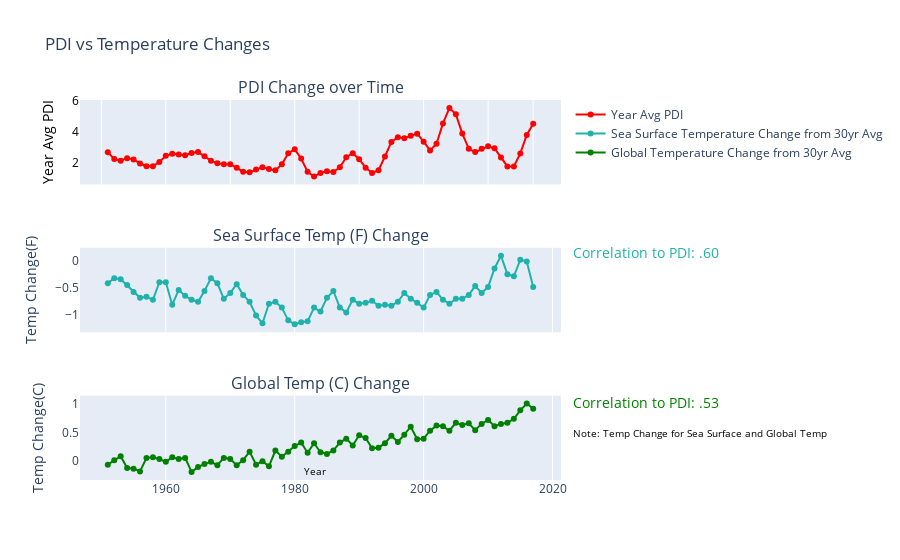

Source (notebook cell):
### Code cell
import plotly.graph_objects as go
from plotly.subplots import make_subplots

year = temp_int['Year']
temp = temp_int['Annual Mean Temp C']
pdi = temp_int['PDI']
sea_surf_temp = sea_temp['Annual Anomaly (F)']

fig = make_subplots(rows=3, cols=1, shared_xaxes=True, 
                    subplot_titles=['PDI Change over Time', 'Sea Surface Temp (F) Change', 'Global Temp (C) Change'])

# Add the line for "PDI to Global Temp Change" to the first subplot
fig.add_trace(go.Scatter(x=year, y=pdi, mode='lines+markers', name='Year Avg PDI', line=dict(color='red'), yaxis='y2'), row=1, col=1)

# Add the line for "PDI to Sea Surface Temp Change" to the second subplot
fig.add_trace(go.Scatter(x=year, y=sea_surf_temp, mode='lines+markers', name='Sea Surface Temperature Change from 30yr Avg', line=dict(color='LightSeaGreen'), yaxis='y1'), row=2, col=1)

fig.add_trace(go.Scatter(x=year, y=temp, mode='lines+markers', name='Global Temperature Change from 30yr Avg', line = dict(color = 'green'), yaxis='y3'), row=3, col=1)


ticks = ['1950', '1960', '1970', '1980', '1990', '2000', '2010', '2017']

correlation_text_lo_temp = go.layout.Annotation(
    text="Correlation to PDI: .53",
    x=1,
    y=.175,
    showarrow=False,
    xanchor="left",
    xshift=10,
    xref = 'paper',
    yref = 'paper',
    font=dict(size=14, color = 'green')
)
fig.add_annotation(correlation_text_lo_temp)

correlation_text_ss_temp = go.layout.Annotation(
    text="Correlation to PDI: .60",
    x=1,
    y=.6,
    showarrow=False,
    xanchor="left",
    xshift=10,
    xref = 'paper',
    yref = 'paper',
    font=dict(size=14,color ='LightSeaGreen')
)
fig.add_annotation(correlation_text_ss_temp)

note_temp_change_1 = go.layout.Annotation(
    text="Note: Temp Change for Sea Surface and Global Temp",
    x=1,
    y=.1,
    showarrow=False,
    xanchor="left",
    xshift=10,
    xref = 'paper',
    yref = 'paper',
    font=dict(size=10,color = 'black')
)
fig.add_annotation(note_temp_change_1)

note_temp_change_2 = go.layout.Annotation(
    text="is based on difference from 30yr avg from 1950 - 1980",
    x=1,
    y=-.8,
    showarrow=False,
    xanchor="left",
    xshift=10,
    xref = 'paper',
    yref = 'paper',
    font=dict(size=10,color = 'black')
)
fig.add_annotation(note_temp_change_2)

#x axis label
xaxis_label = go.layout.Annotation(
    text="Year",
    x=.44,
    y=0,
    showarrow=False,
    xanchor="left",
    xshift=10,
    xref = 'paper',
    yref = 'paper',
    font=dict(size=10,color = 'black')
)
fig.add_annotation(xaxis_label)

fig.update_layout(
    title='PDI vs Temperature Changes',
    xaxis=dict(tickmode='array', tickvals=ticks, ticktext=ticks),
    yaxis=dict(title='Year Avg PDI', side='left', showgrid=False, zeroline=False, color='black'),
    yaxis2=dict(title='Temp Change(F)', side='left', showgrid=False, zeroline=False),
    yaxis3=dict(title='Temp Change(C)', side='left', showgrid=False, zeroline=False)
)

fig.show()

### Figure 1 — Plotly figure (JSON) as saved in the notebook; plotly's stock layout.template omitted (floating-point values rounded to 4 significant figures; data arrays with more than 128 entries replaced by an {"elided": "..."} marker saying what was removed)
{"data": [{"line": {"color": "red"}, "mode": "lines+markers", "name": "Year Avg PDI", "type": "scatter", "x": [1951, 1952, 1953, 1954, 1955, 1956, 1957, 1958, 1959, 1960, 1961, 1962, 1963, 1964, 1965, 1966, 1967, 1968, 1969, 1970, 1971, 1972, 1973, 1974, 1975, 1976, 1977, 1978, 1979, 1980, 1981, 1982, 1983, 1984, 1985, 1986, 1987, 1988, 1989, 1990, 1991, 1992, 1993, 1994, 1995, 1996, 1997, 1998, 1999, 2000, 2001, 2002, 2003, 2004, 2005, 2006, 2007, 2008, 2009, 2010, 2011, 2012, 2013, 2014, 2015, 2016, 2017], "xaxis": "x", "y": [2.678, 2.249, 2.138, 2.301, 2.216, 1.95, 1.783, 1.778, 2.056, 2.449, 2.59, 2.535, 2.494, 2.638, 2.707, 2.419, 2.136, 1.966, 1.907, 1.908, 1.677, 1.424, 1.379, 1.563, 1.718, 1.589, 1.508, 1.902, 2.618, 2.871, 2.275, 1.413, 1.112, 1.34, 1.456, 1.406, 1.708, 2.357, 2.622, 2.229, 1.683, 1.343, 1.516, 2.41, 3.35, 3.654, 3.596, 3.747, 3.889, 3.371, 2.8, 3.231, 4.555, 5.554, 5.144, 3.894, 2.918, 2.694, 2.911, 3.073, 2.934, 2.342, 1.764, 1.756, 2.605, 3.8, 4.53], "yaxis": "y"}, {"line": {"color": "LightSeaGreen"}, "mode": "lines+markers", "name": "Sea Surface Temperature Change from 30yr Avg", "type": "scatter", "x": [1951, 1952, 1953, 1954, 1955, 1956, 1957, 1958, 1959, 1960, 1961, 1962, 1963, 1964, 1965, 1966, 1967, 1968, 1969, 1970, 1971, 1972, 1973, 1974, 1975, 1976, 1977, 1978, 1979, 1980, 1981, 1982, 1983, 1984, 1985, 1986, 1987, 1988, 1989, 1990, 1991, 1992, 1993, 1994, 1995, 1996, 1997, 1998, 1999, 2000, 2001, 2002, 2003, 2004, 2005, 2006, 2007, 2008, 2009, 2010, 2011, 2012, 2013, 2014, 2015, 2016, 2017], "xaxis": "x2", "y": {"elided": "141 float values"}, "yaxis": "y2"}, {"line": {"color": "green"}, "mode": "lines+markers", "name": "Global Temperature Change from 30yr Avg", "type": "scatter", "x": [1951, 1952, 1953, 1954, 1955, 1956, 1957, 1958, 1959, 1960, 1961, 1962, 1963, 1964, 1965, 1966, 1967, 1968, 1969, 1970, 1971, 1972, 1973, 1974, 1975, 1976, 1977, 1978, 1979, 1980, 1981, 1982, 1983, 1984, 1985, 1986, 1987, 1988, 1989, 1990, 1991, 1992, 1993, 1994, 1995, 1996, 1997, 1998, 1999, 2000, 2001, 2002, 2003, 2004, 2005, 2006, 2007, 2008, 2009, 2010, 2011, 2012, 2013, 2014, 2015, 2016, 2017], "xaxis": "x3", "y": [-0.07, 0.01, 0.08, -0.13, -0.14, -0.19, 0.05, 0.06, 0.03, -0.02, 0.06, 0.03, 0.05, -0.2, -0.11, -0.06, -0.02, -0.08, 0.05, 0.03, -0.08, 0.01, 0.16, -0.07, -0.01, -0.1, 0.18, 0.07, 0.16, 0.26, 0.32, 0.14, 0.31, 0.15, 0.12, 0.18, 0.32, 0.39, 0.27, 0.45, 0.4, 0.22, 0.23, 0.31, 0.44, 0.33, 0.46, 0.6, 0.38, 0.39, 0.53, 0.62, 0.61, 0.53, 0.67, 0.63, 0.66, 0.54, 0.65, 0.72, 0.61, 0.65, 0.67, 0.74, 0.89, 1.01, 0.92], "yaxis": "y3"}], "layout": {"annotations": [{"font": {"size": 16}, "showarrow": false, "text": "PDI Change over Time", "x": 0.5, "xanchor": "center", "xref": "paper", "y": 1, "yanchor": "bottom", "yref": "paper"}, {"font": {"size": 16}, "showarrow": false, "text": "Sea Surface Temp (F) Change", "x": 0.5, "xanchor": "center", "xref": "paper", "y": 0.6111, "yanchor": "bottom", "yref": "paper"}, {"font": {"size": 16}, "showarrow": false, "text": "Global Temp (C) Change", "x": 0.5, "xanchor": "center", "xref": "paper", "y": 0.2222, "yanchor": "bottom", "yref": "paper"}, {"font": {"color": "green", "size": 14}, "showarrow": false, "text": "Correlation to PDI: .53", "x": 1, "xanchor": "left", "xref": "paper", "xshift": 10, "y": 0.175, "yref": "paper"}, {"font": {"color": "LightSeaGreen", "size": 14}, "showarrow": false, "text": "Correlation to PDI: .60", "x": 1, "xanchor": "left", "xref": "paper", "xshift": 10, "y": 0.6, "yref": "paper"}, {"font": {"color": "black", "size": 10}, "showarrow": false, "text": "Note: Temp Change for Sea Surface and Global Temp", "x": 1, "xanchor": "left", "xref": "paper", "xshift": 10, "y": 0.1, "yref": "paper"}, {"font": {"color": "black", "size": 10}, "showarrow": false, "text": "is based on difference from 30yr avg from 1950 - 1980", "x": 1, "xanchor": "left", "xref": "paper", "xshift": 10, "y": -0.8, "yref": "paper"}, {"font": {"color": "black", "size": 10}, "showarrow": false, "text": "Year", "x": 0.44, "xanchor": "left", "xref": "paper", "xshift": 10, "y": 0, "yref": "paper"}], "title": {"text": "PDI vs Temperature Changes"}, "xaxis": {"anchor": "y", "domain": [0, 1], "matches": "x3", "showticklabels": false, "tickmode": "array", "ticktext": ["1950", "1960", "1970", "1980", "1990", "2000", "2010", "2017"], "tickvals": ["1950", "1960", "1970", "1980", "1990", "2000", "2010", "2017"]}, "xaxis2": {"anchor": "y2", "domain": [0, 1], "matches": "x3", "showticklabels": false}, "xaxis3": {"anchor": "y3", "domain": [0, 1]}, "yaxis": {"anchor": "x", "color": "black", "domain": [0.7778, 1], "showgrid": false, "side": "left", "title": {"text": "Year Avg PDI"}, "zeroline": false}, "yaxis2": {"anchor": "x2", "domain": [0.3889, 0.6111], "showgrid": false, "side": "left", "title": {"text": "Temp Change(F)"}, "zeroline": false}, "yaxis3": {"anchor": "x3", "domain": [0, 0.2222], "showgrid": false, "side": "left", "title": {"text": "Temp Change(C)"}, "zeroline": false}}}
